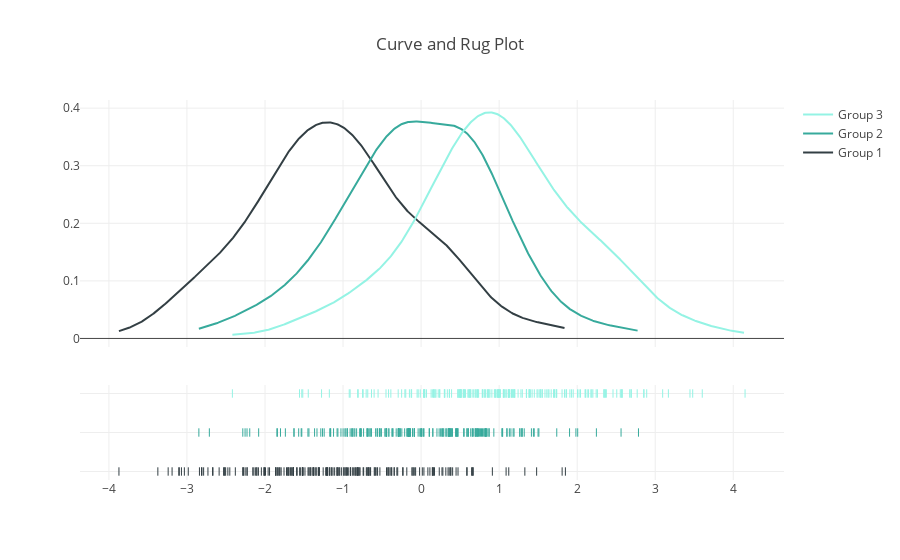

Notebook code for this chart:
### Markdown cell above
# Plot Only Curve and Rug

### Code cell
import plotly.figure_factory as ff

import numpy as np

x1 = np.random.randn(200) - 1 
x2 = np.random.randn(200)
x3 = np.random.randn(200) + 1 

hist_data = [x1, x2, x3]

group_labels = ['Group 1', 'Group 2', 'Group 3']
colors = ['#333F44', '#37AA9C', '#94F3E4']

# Create distplot with curve_type set to 'normal'
fig = ff.create_distplot(hist_data, group_labels, show_hist=False, colors=colors)

# Add title
fig['layout'].update(title='Curve and Rug Plot')

# Plot!
pyo.iplot(fig, filename='Curve and Rug')

### Figure 1 — Plotly figure (JSON) as saved in the notebook; plotly's stock layout.template omitted (floating-point values rounded to 4 significant figures; data arrays with more than 128 entries replaced by an {"elided": "..."} marker saying what was removed)
{"data": [{"legendgroup": "Group 1", "marker": {"color": "#333F44"}, "mode": "lines", "name": "Group 1", "showlegend": true, "type": "scatter", "uid": "70455d06-dfb5-4d6a-84c4-fcfc25c461c0", "x": {"elided": "500 float values"}, "xaxis": "x", "y": {"elided": "500 float values"}, "yaxis": "y"}, {"legendgroup": "Group 2", "marker": {"color": "#37AA9C"}, "mode": "lines", "name": "Group 2", "showlegend": true, "type": "scatter", "uid": "20541418-f195-49e4-a60b-0d40ef9342fc", "x": {"elided": "500 float values"}, "xaxis": "x", "y": {"elided": "500 float values"}, "yaxis": "y"}, {"legendgroup": "Group 3", "marker": {"color": "#94F3E4"}, "mode": "lines", "name": "Group 3", "showlegend": true, "type": "scatter", "uid": "a4f21edf-9812-401c-a7b2-1854c69c1bd9", "x": {"elided": "500 float values"}, "xaxis": "x", "y": {"elided": "500 float values"}, "yaxis": "y"}, {"legendgroup": "Group 1", "marker": {"color": "#333F44", "symbol": "line-ns-open"}, "mode": "markers", "name": "Group 1", "showlegend": false, "type": "scatter", "uid": "171bcfa9-4a20-4d4c-a579-77ab9f5c6f87", "x": {"elided": "200 float values"}, "xaxis": "x", "y": {"elided": "200 str values"}, "yaxis": "y2"}, {"legendgroup": "Group 2", "marker": {"color": "#37AA9C", "symbol": "line-ns-open"}, "mode": "markers", "name": "Group 2", "showlegend": false, "type": "scatter", "uid": "3a7df156-e399-4111-be7b-4f73846d8c94", "x": {"elided": "200 float values"}, "xaxis": "x", "y": {"elided": "200 str values"}, "yaxis": "y2"}, {"legendgroup": "Group 3", "marker": {"color": "#94F3E4", "symbol": "line-ns-open"}, "mode": "markers", "name": "Group 3", "showlegend": false, "type": "scatter", "uid": "4e5c1e2a-597f-4db5-a7b8-fef86bb5b754", "x": {"elided": "200 float values"}, "xaxis": "x", "y": {"elided": "200 str values"}, "yaxis": "y2"}], "layout": {"barmode": "overlay", "hovermode": "closest", "legend": {"traceorder": "reversed"}, "title": {"text": "Curve and Rug Plot"}, "xaxis": {"anchor": "y2", "domain": [0, 1], "zeroline": false}, "yaxis": {"anchor": "free", "domain": [0.35, 1], "position": 0}, "yaxis2": {"anchor": "x", "domain": [0, 0.25], "dtick": 1, "showticklabels": false}}}
